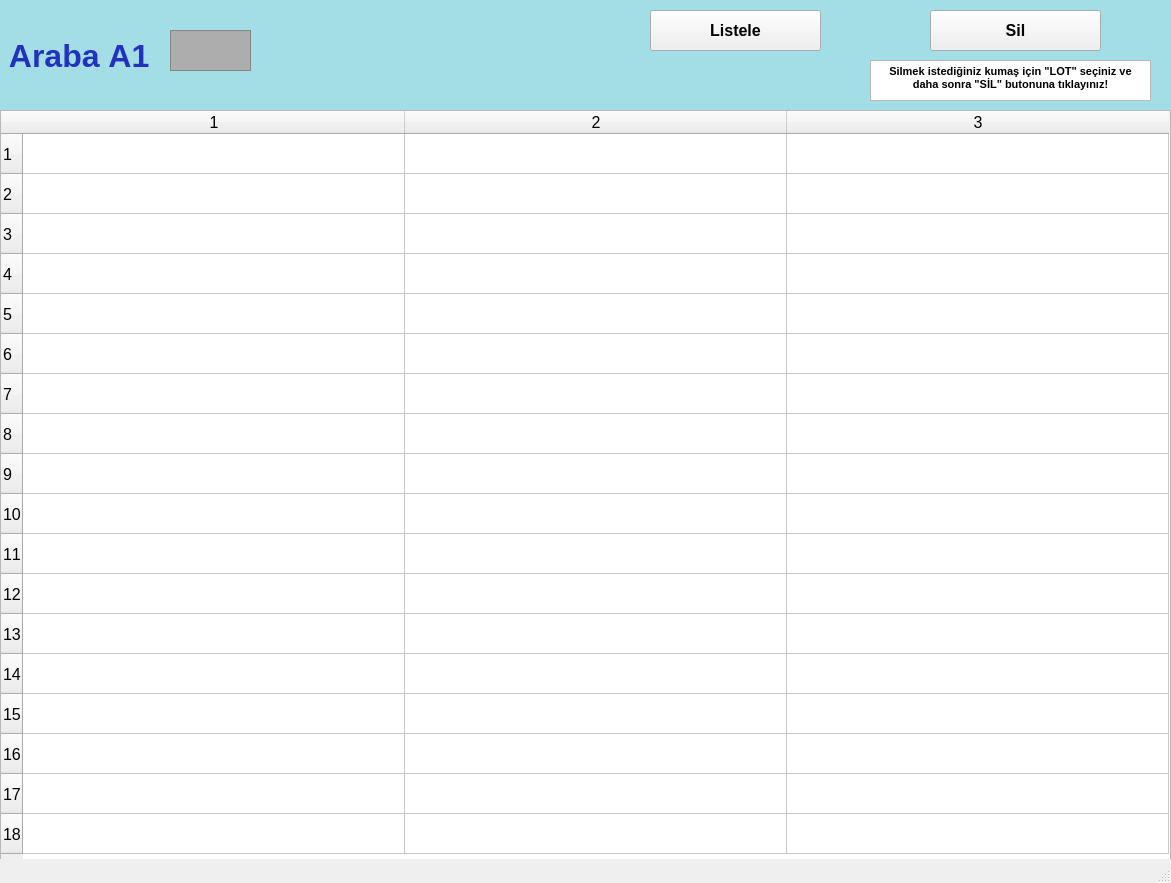
<?xml version="1.0" encoding="UTF-8"?>
<ui version="4.0">
 <class>arabalarA1_ekran</class>
 <widget class="QMainWindow" name="arabalarA1_ekran">
  <property name="geometry">
   <rect>
    <x>0</x>
    <y>0</y>
    <width>1171</width>
    <height>883</height>
   </rect>
  </property>
  <property name="font">
   <font>
    <pointsize>12</pointsize>
    <weight>50</weight>
    <bold>false</bold>
    <kerning>false</kerning>
   </font>
  </property>
  <property name="windowTitle">
   <string/>
  </property>
  <widget class="QWidget" name="centralwidget">
   <widget class="QLabel" name="arabaA1yazi_lbl">
    <property name="geometry">
     <rect>
      <x>0</x>
      <y>0</y>
      <width>1171</width>
      <height>111</height>
     </rect>
    </property>
    <property name="font">
     <font>
      <pointsize>24</pointsize>
      <weight>75</weight>
      <bold>true</bold>
     </font>
    </property>
    <property name="styleSheet">
     <string notr="true">background-color: rgb(163, 221, 229);
color: rgb(34, 50, 190);</string>
    </property>
    <property name="text">
     <string> Araba A1</string>
    </property>
   </widget>
   <widget class="QFrame" name="arabaA1_img">
    <property name="geometry">
     <rect>
      <x>170</x>
      <y>30</y>
      <width>81</width>
      <height>41</height>
     </rect>
    </property>
    <property name="styleSheet">
     <string notr="true">background-color: rgb(173, 173, 173);</string>
    </property>
    <property name="frameShape">
     <enum>QFrame::StyledPanel</enum>
    </property>
    <property name="frameShadow">
     <enum>QFrame::Raised</enum>
    </property>
   </widget>
   <widget class="QPushButton" name="listele1_btn">
    <property name="geometry">
     <rect>
      <x>650</x>
      <y>10</y>
      <width>171</width>
      <height>41</height>
     </rect>
    </property>
    <property name="font">
     <font>
      <pointsize>12</pointsize>
      <weight>75</weight>
      <bold>true</bold>
     </font>
    </property>
    <property name="text">
     <string>Listele</string>
    </property>
   </widget>
   <widget class="QTableWidget" name="A1_tw">
    <property name="geometry">
     <rect>
      <x>0</x>
      <y>110</y>
      <width>1171</width>
      <height>751</height>
     </rect>
    </property>
    <property name="baseSize">
     <size>
      <width>0</width>
      <height>0</height>
     </size>
    </property>
    <property name="rowCount">
     <number>18</number>
    </property>
    <property name="columnCount">
     <number>3</number>
    </property>
    <attribute name="horizontalHeaderVisible">
     <bool>true</bool>
    </attribute>
    <attribute name="horizontalHeaderCascadingSectionResizes">
     <bool>false</bool>
    </attribute>
    <attribute name="horizontalHeaderDefaultSectionSize">
     <number>382</number>
    </attribute>
    <attribute name="horizontalHeaderMinimumSectionSize">
     <number>38</number>
    </attribute>
    <attribute name="verticalHeaderDefaultSectionSize">
     <number>40</number>
    </attribute>
    <attribute name="verticalHeaderMinimumSectionSize">
     <number>23</number>
    </attribute>
    <row/>
    <row/>
    <row/>
    <row/>
    <row/>
    <row/>
    <row/>
    <row/>
    <row/>
    <row/>
    <row/>
    <row/>
    <row/>
    <row/>
    <row/>
    <row/>
    <row/>
    <row/>
    <column/>
    <column/>
    <column/>
   </widget>
   <widget class="QPushButton" name="sil1_btn">
    <property name="geometry">
     <rect>
      <x>930</x>
      <y>10</y>
      <width>171</width>
      <height>41</height>
     </rect>
    </property>
    <property name="font">
     <font>
      <pointsize>12</pointsize>
      <weight>75</weight>
      <bold>true</bold>
     </font>
    </property>
    <property name="text">
     <string>Sil</string>
    </property>
   </widget>
   <widget class="QTextBrowser" name="textBrowser">
    <property name="geometry">
     <rect>
      <x>870</x>
      <y>60</y>
      <width>281</width>
      <height>41</height>
     </rect>
    </property>
    <property name="html">
     <string>&lt;!DOCTYPE HTML PUBLIC &quot;-//W3C//DTD HTML 4.0//EN&quot; &quot;http://www.w3.org/TR/REC-html40/strict.dtd&quot;&gt;
&lt;html&gt;&lt;head&gt;&lt;meta name=&quot;qrichtext&quot; content=&quot;1&quot; /&gt;&lt;style type=&quot;text/css&quot;&gt;
p, li { white-space: pre-wrap; }
&lt;/style&gt;&lt;/head&gt;&lt;body style=&quot; font-family:'MS Shell Dlg 2'; font-size:12pt; font-weight:400; font-style:normal;&quot;&gt;
&lt;p align=&quot;center&quot; style=&quot; margin-top:0px; margin-bottom:0px; margin-left:0px; margin-right:0px; -qt-block-indent:0; text-indent:0px;&quot;&gt;&lt;span style=&quot; font-size:8pt; font-weight:600;&quot;&gt;Silmek istediğiniz kumaş için &amp;quot;LOT&amp;quot; seçiniz ve daha sonra &amp;quot;SİL&amp;quot; butonuna tıklayınız!&lt;/span&gt;&lt;/p&gt;&lt;/body&gt;&lt;/html&gt;</string>
    </property>
   </widget>
  </widget>
  <widget class="QStatusBar" name="statusbar"/>
 </widget>
 <resources/>
 <connections/>
</ui>
